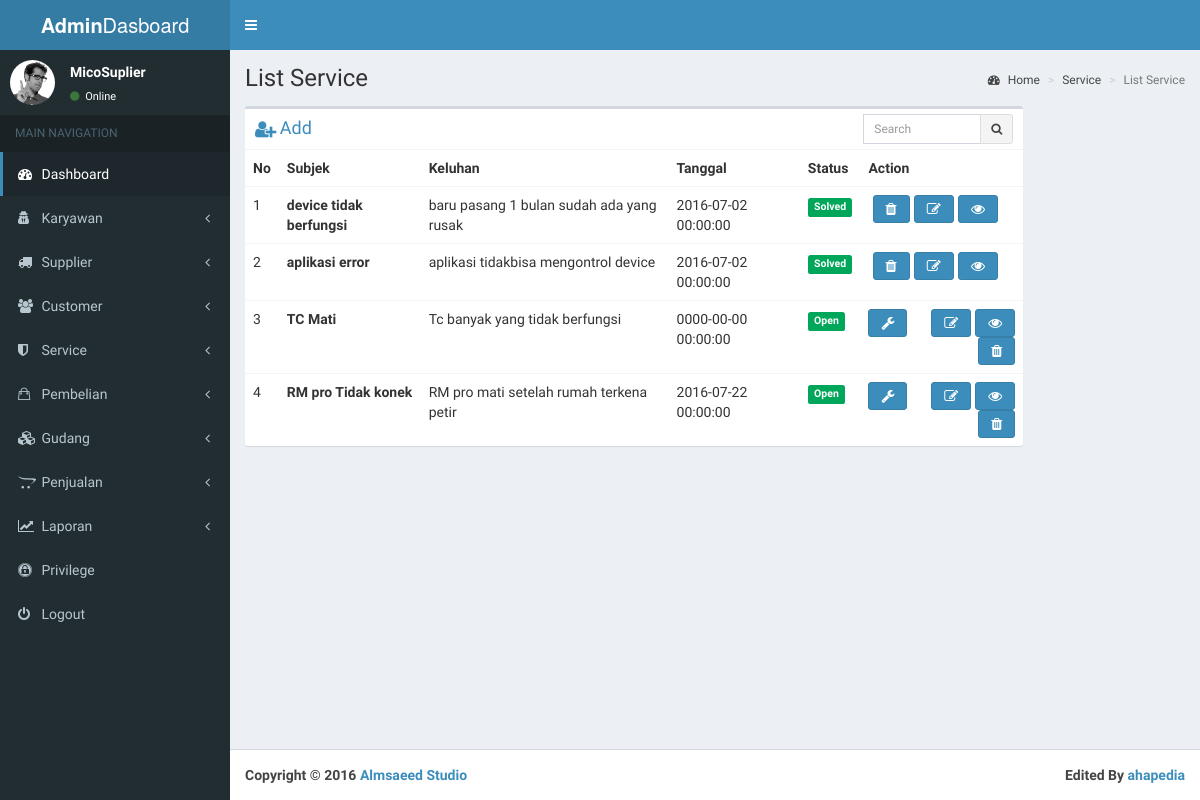
Before: /index.php/service with the older database file.
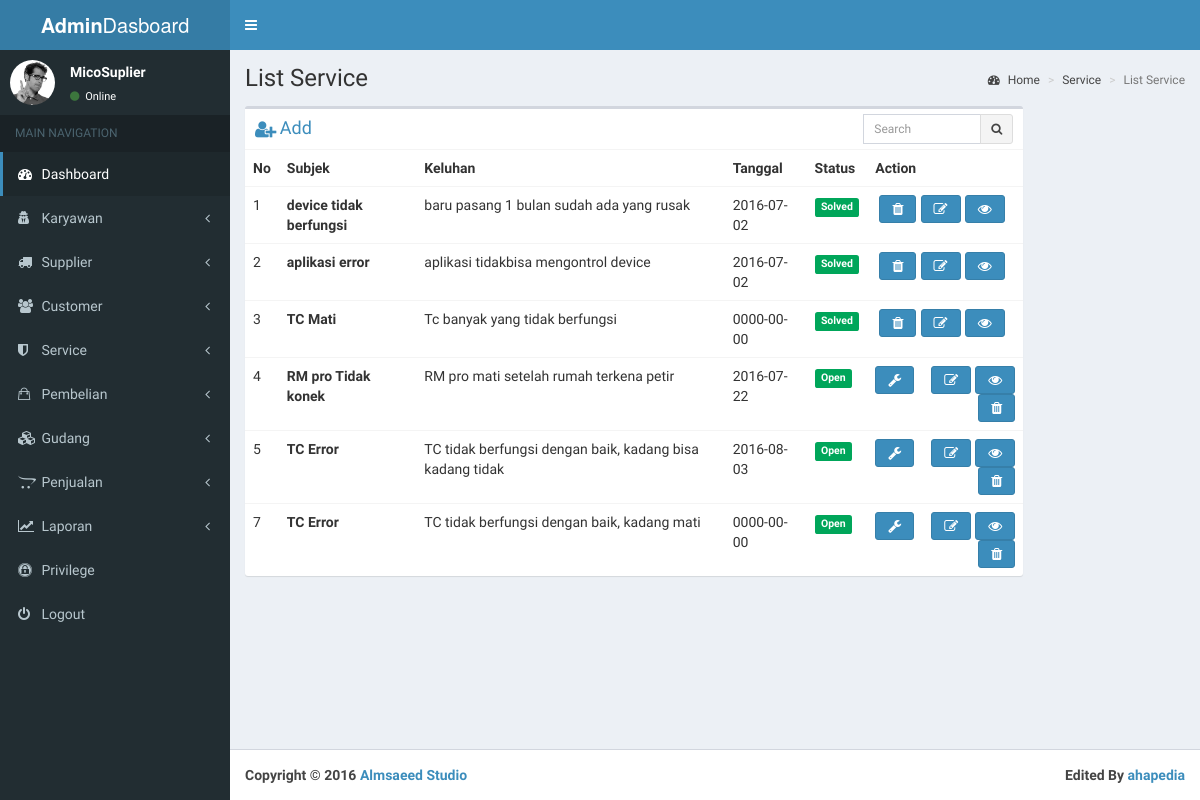
After: the same page with the newer database file.
### tables this page shows
CREATE TABLE `service` (
  `id_service` int(11) NOT NULL,
  `id_petugas` varchar(100) NOT NULL,
  `id_customer` varchar(100) NOT NULL,
  `subject` varchar(500) NOT NULL,
  `keluhan` text NOT NULL,
  `tgl_open` date NOT NULL,
  `status` int(11) NOT NULL DEFAULT '1'
);

### application/controllers/Service.php (called while the page is built, shortened)
<?php
class Service extends CI_Controller {
	public function index(){
		$this->load->model('mservice');
		$data['isi']=$this->mservice->list_service();
		$this->load->model('customer');
		$data['customer']=$this->customer->list_customer();
		$this->load->view('dasboard/head');
		$this->load->view('dasboard/header');
		$this->load->view('dasboard/sidebar');
		$this->load->view('dasboard/listService',$data);
		$this->load->view('dasboard/footer');
	}
}
?>

### index.php (called while the page is built, shortened)
<?php
require_once BASEPATH.'core/CodeIgniter.php';

### application/models/Mservice.php (called while the page is built, shortened)
<?php
class Mservice extends CI_Model{
	public function list_service(){
		$this->db->reconnect();
			$query = $this->db->query("CALL sp_list_service()");
			if ($query->num_rows() > 0)
			{
			foreach ($query->result() as $row)
			{
					$hasil[] = $row;
			}
			return $hasil;
			}
			else{
				return 0;
			}
	}
}
?>

### application/views/dasboard/listService.php (the view, shortened to what this page needs)
 <div class="content-wrapper">
   <section class="content-header">
     <h1>
       List Service
     </h1>
     <ol class="breadcrumb">
       <li><a href="#"><i class="fa fa-dashboard"></i> Home</a></li>
       <li><a href="#">Service</a></li>
       <li class="active">List Service</li>
     </ol>
   </section>
   <section class="content">
     <div class="row">
       <div class="col-xs-12 col-lg-10">
         <div class="box">
           <div class="box-header">
            <a href="<?php echo base_url() ?>service/addService"><i class="fa fa-user-plus fa-lg"></i> <strong><h2 class="box-title">Add</h2></strong></a>
             <div class="box-tools">
               <div class="input-group" style="width: 150px;">
                 <input type="text" name="table_search" class="form-control input-sm pull-right" placeholder="Search">
                 <div class="input-group-btn">
                   <button class="btn btn-sm btn-default"><i class="fa fa-search"></i></button>
                 </div>
               </div>
             </div>
           </div>
           <div class="box-body table-responsive no-padding">
             <table class="table table-hover">
               <tr>
                 <th>No</th>
                 <th>Subjek</th>
                 <th>Keluhan</th>
                 <th>Tanggal</th>
                 <th>Status</th>
  <th>Action</th>
               </tr>
<?php
		if(!empty($isi)){
		foreach($isi as $baris){ ?>
               <tr>
                 <td><?php echo $baris->id_service?></td>
                 <td><strong><?php echo $baris->subject?></strong></td>
                 <td><?php echo $baris->keluhan?></td>
                 <td><?php echo $baris->tgl_open?></td>
                 <td><span class="label label-success"><?php
	if($baris->status==1){
		echo "Open";
	}else if($baris->status==2){
		echo "On going";
	}else if($baris->status==3){
		echo "Solved";
	}
	?></span></td>
  <th>
  <div class="btn-group btn-group-lg">
	<?php if($baris->status<>3) {?>
		<a href="<?php echo base_url() ?>service/pilihSolving/<?php echo $baris->id_service ?>" ><li class="fa  fa-wrench btn btn-primary " data-toggle="tooltip" data-placement="top" title="Solving"></li></a>
	<?php }?>
	<a href="<?php echo base_url(),"service/viewService/",$baris->id_service ?>"><li class="fa fa-eye btn btn-primary pull-right" data-toggle="tooltip" data-placement="top" title="View"></li></a>
	<a style="cursor: pointer;" data-toggle="modal" data-target="#myModal<?php echo $baris->id_service ?>"><li class="fa fa-pencil-square-o btn btn-primary pull-right " data-toggle="tooltip" data-placement="top" title="Edit"></li></a>
	<a href="<?php echo base_url(),"service/delete/",$baris->id_service ?>"><li class="fa  fa-trash btn btn-primary pull-right" data-toggle="tooltip" data-placement="top" title="Delete"></li></a>
</div>
  </th>
               </tr>
<?php }}
			else{
				echo "Belum ada data Service";
			}
		?>
             </table>
           </div>
         </div>
       </div>
     </div>
   </section>
 </div>

### application/views/dasboard/head.php (shortened to what this page needs)
<!DOCTYPE html>
<html>
  <head>
    <link rel="stylesheet" href="<?php echo base_url() ?>assets/css/bootstrap.min.css">
    <link rel="stylesheet" href="<?php echo base_url() ?>assets/css/font-awesome/css/font-awesome.min.css">
    <link rel="stylesheet" href="<?php echo base_url() ?>assets/css/ionicon/css/ionicons.min.css">
    <link rel="stylesheet" href="<?php echo base_url() ?>assets/css/AdminLTE.min.css">
    <link rel="stylesheet" href="<?php echo base_url() ?>assets/css/_all-skins.min.css">
    <link rel="stylesheet" href="<?php echo base_url() ?>assets/css/flat/blue.css">
    <link rel="stylesheet" href="<?php echo base_url() ?>assets/css/morris.css">
    <link rel="stylesheet" href="<?php echo base_url() ?>assets/css/jquery-jvectormap-1.2.2.css">
    <link rel="stylesheet" href="<?php echo base_url() ?>assets/css/datepicker3.css">
    <link rel="stylesheet" href="<?php echo base_url() ?>assets/css/daterangepicker-bs3.css">
    <link rel="stylesheet" href="<?php echo base_url() ?>assets/css/bootstrap3-wysihtml5.min.css">
    <link rel="stylesheet" href="<?php echo base_url() ?>assets/css/select2.min.css">
  </head>

### application/views/dasboard/header.php (shortened to what this page needs)
<body class="hold-transition skin-blue sidebar-mini">
   <div class="wrapper">
     <header class="main-header">
       <a href="index2.html" class="logo">
         <span class="logo-lg"><b>Admin</b>Dasboard</span>
       </a>
       <nav class="navbar navbar-static-top" role="navigation">
         <a href="#" class="sidebar-toggle" data-toggle="offcanvas" role="button">
         </a>
       </nav>
     </header>

### application/views/dasboard/sidebar.php (shortened to what this page needs)
   <aside class="main-sidebar">
     <section class="sidebar">
       <div class="user-panel">
         <div class="pull-left image">
           <img src="<?php echo base_url() ?>assets/images/user2-160x160.jpg" class="img-circle" alt="User Image">
         </div>
         <div class="pull-left info">
           <p>MicoSuplier</p>
           <a href="#"><i class="fa fa-circle text-success"></i> Online</a>
         </div>
       </div>
       <ul class="sidebar-menu">
         <li class="header">MAIN NAVIGATION</li>
         <li class="active treeview">
           <a href="<?php echo base_url()?>admin">
             <i class="fa fa-dashboard"></i> <span>Dashboard</span> <i class="fa pull-right"></i>
           </a>
         </li>
         <li class="treeview">
           <a href="#">
             <i class="fa fa-user-secret"></i>
             <span>Karyawan</span>
             <i class="fa fa-angle-left pull-right"></i>
           </a>
         </li>
         <li class="treeview">
           <a href="#">
             <i class="fa  fa-truck"></i>
             <span>Supplier</span>
             <i class="fa fa-angle-left pull-right"></i>
           </a>
         </li>
         <li class="treeview">
           <a href="#">
             <i class="fa fa-users"></i> <span>Customer</span>
             <i class="fa fa-angle-left pull-right"></i>
           </a>
         </li>
         <li class="treeview">
           <a href="#">
             <i class="fa  fa-shield"></i> <span>Service</span>
             <i class="fa fa-angle-left pull-right"></i>
           </a>
         </li>
<li class="treeview">
           <a href="#">
             <i class="ion ion-bag"></i> <span>Pembelian</span>
             <i class="fa fa-angle-left pull-right"></i>
           </a>
         </li>
<li class="treeview">
           <a href="#">
             <i class="fa fa-cubes"></i> <span>Gudang</span>
             <i class="fa fa-angle-left pull-right"></i>
           </a>
         </li>
<li class="treeview">
           <a href="#">
             <i class="fa fa-opencart"></i> <span>Penjualan</span>
             <i class="fa fa-angle-left pull-right"></i>
           </a>
         </li>
<li class="treeview">
           <a href="#">
             <i class="fa fa-line-chart"></i> <span>Laporan</span>
             <i class="fa fa-angle-left pull-right"></i>
           </a>
         </li>
        <li class="">
           <a href="#">
             <i class="fa fa-expeditedssl"></i> <span>Privilege</span>
           </a>
         </li>
        <li class="">
           <a href="<?php echo base_url() ?>admin/logout">
             <i class="fa fa-power-off"></i> <span>Logout</span>
           </a>
         </li>
       </ul>
     </section>
   </aside>

### application/views/dasboard/footer.php (shortened to what this page needs)
<footer class="main-footer">
        <div class="pull-right hidden-xs">
          <b>Edited By <a href="ahapedia.com">ahapedia</a></b>
        </div>
        <strong>Copyright &copy; 2016 <a href="#">Almsaeed Studio</a></strong>
      </footer>
    </div>
  </body>
</html>

Changed rows visible on the page:
changed service "device tidak berfungsi": tgl_open "2016-07-02 00:00:00" → "2016-07-02"
changed service "aplikasi error": tgl_open "2016-07-02 00:00:00" → "2016-07-02"
changed service "TC Mati": tgl_open "0000-00-00 00:00:00" → "0000-00-00"; status "Open" → "Solved"
changed service "RM pro Tidak konek": tgl_open "2016-07-22 00:00:00" → "2016-07-22"
added service: id_service "5", subject "TC Error", keluhan "TC tidak berfungsi dengan baik, kadang bisa kadang tidak", tgl_open "2016-08-03", status "Open"
added service: id_service "7", subject "TC Error", keluhan "TC tidak berfungsi dengan baik, kadang mati", tgl_open "0000-00-00", status "Open"
